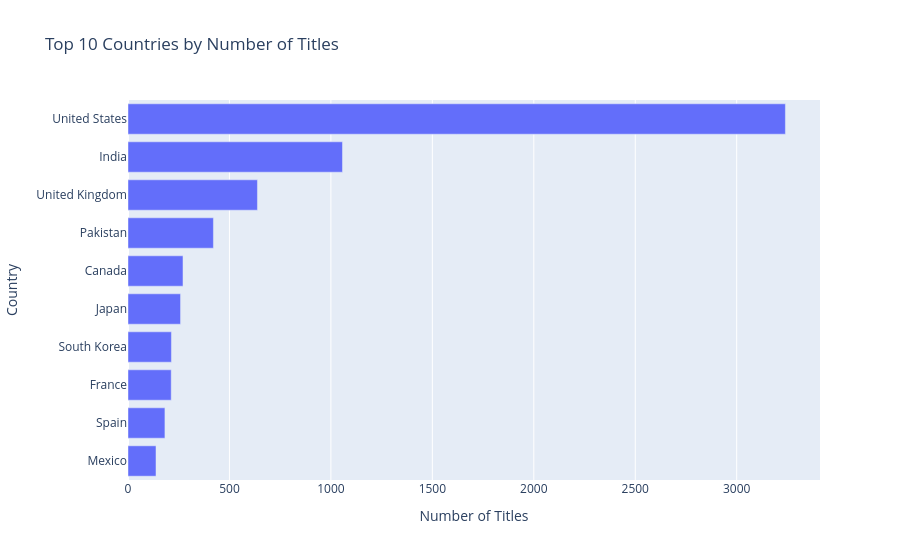

The notebook cell this image was saved under:
### Code cell
fig = px.bar(x=top_countries.values, y=top_countries.index, orientation="h",
             title="Top 10 Countries by Number of Titles",
             labels={"x": "Number of Titles", "y": "Country"})
fig.update_layout(yaxis={"categoryorder": "total ascending"})
fig.show()

### Figure 1 — Plotly figure (JSON) as saved in the notebook; plotly's stock layout.template omitted (floating-point values rounded to 4 significant figures)
{"data": [{"hovertemplate": "Number of Titles=%{x}<br>Country=%{y}<extra></extra>", "legendgroup": "", "marker": {"color": "#636efa", "pattern": {"shape": ""}}, "name": "", "orientation": "h", "showlegend": false, "textposition": "auto", "type": "bar", "x": [3240, 1057, 638, 421, 271, 259, 214, 213, 182, 138], "xaxis": "x", "y": ["United States", "India", "United Kingdom", "Pakistan", "Canada", "Japan", "South Korea", "France", "Spain", "Mexico"], "yaxis": "y"}], "layout": {"barmode": "relative", "legend": {"tracegroupgap": 0}, "title": {"text": "Top 10 Countries by Number of Titles"}, "xaxis": {"anchor": "y", "domain": [0, 1], "title": {"text": "Number of Titles"}}, "yaxis": {"anchor": "x", "categoryorder": "total ascending", "domain": [0, 1], "title": {"text": "Country"}}}}
